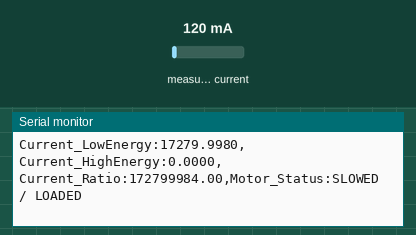
Recording of a sketch running on a simulated Arduino Uno, built with avr-gcc and run on an emulated ATmega328P. Shown: the last lines printed to the serial monitor. Wiring (inferred from the names in the program): INA219 current sensor at I2C address 0x40. The inputs (shaded band) are chosen by the test bench; at power-on: measured current 120 mA.

Above: at 1.3 s.
1.4 s: measured current set to 1000 mA
At 1.55 s:
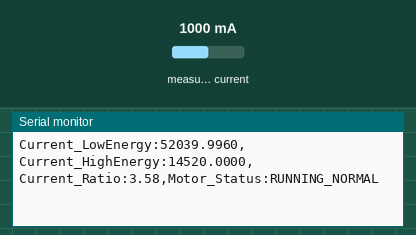
3.0 s: measured current set to 40 mA
At 3.02 s:
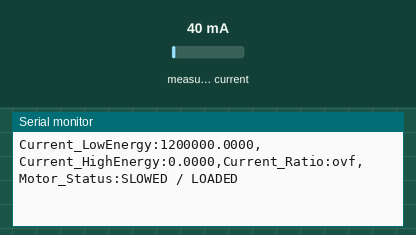
Timing chart, 0 to 6.0 s (numbered marks = the images above; inputs shaded):
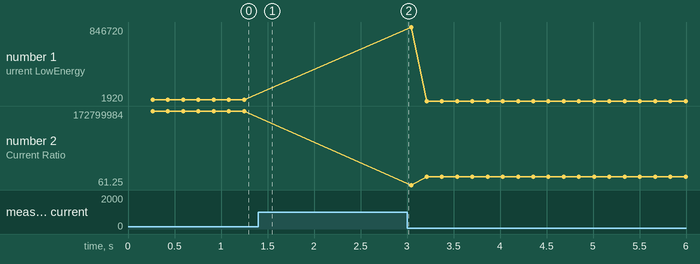

Measured:
- after the input at 1.4 s, the serial monitor: prints a new line at once (image 1)
- plotted number 1: 17280 → 1920 after the input at 3.0 s
- plotted number 2: 172799984 → 19200000 after the input at 3.0 s

The sketch:

haar_dwt_current_sensor.ino
```cpp
#include <Wire.h>
#include <string.h>

// --- INA219 Core Config ---
const uint8_t INA219_ADDR = 0x40;
const uint8_t REG_CONFIG        = 0x00;
const uint8_t REG_SHUNT_VOLTAGE = 0x01;

// --- DWT Window Config ---
const int WINDOW_SIZE = 128; // Must be a power of 2
float sampleBuffer[WINDOW_SIZE];
float tempBuffer[WINDOW_SIZE];
int bufferIndex = 0;

// --- Classification Parameters ---
// Lowered from 15.0 to 4.0 for high sensitivity to light touch/friction
const float STALL_RATIO_THRESHOLD = 4.0f;

// Sample Pacing (INA219 updates conversions roughly every 1ms under default configuration)
const unsigned long CURRENT_SAMPLE_INTERVAL_US = 1200;
unsigned long lastSampleTimeUs = 0;

void setup() {
  Serial.begin(115200);
  while (!Serial) { delay(10); }

  Wire.begin();
  Wire.setClock(400000);
  delay(100);

  Serial.println("\n--- Initializing High-Sensitivity INA219 Direct Link ---");

  // Verify the sensor is online
  Wire.beginTransmission(INA219_ADDR);
  if (Wire.endTransmission() != 0) {
    Serial.println("[CRITICAL ERROR] INA219 failed to acknowledge!");
    while(1);
  }

  // Point the internal INA219 address register pointer to the Shunt Voltage Register
  Wire.beginTransmission(INA219_ADDR);
  Wire.write(REG_SHUNT_VOLTAGE);
  Wire.endTransmission();

  // Clear tracking history buffers
  for (int i = 0; i < WINDOW_SIZE; i++) sampleBuffer[i] = 0.0f;

  Serial.println("[SUCCESS] High-Sensitivity Wavelet Sentry Online.");
}

// Perform a 3-Level In-Place Pyramidal Haar DWT
void performHaarDWT(float *data, int n, float *temp) {
  const float SQRT2_INV = 0.70710678f;
  int length = n;

  for (int level = 0; level < 3; level++) {
    if (length <= 1) break;
    int half = length / 2;
    for (int i = 0; i < half; i++) {
      float a = data[2 * i];
      float b = data[2 * i + 1];
      temp[i]        = (a + b) * SQRT2_INV; // Coarse block changes
      temp[half + i] = (a - b) * SQRT2_INV; // Fine detailed changes
    }
    memcpy(data, temp, length * sizeof(float));
    length = half;
  }
}

void loop() {
  unsigned long currentTimeUs = micros();

  // Enforce consistent sampling cadence
  if ((unsigned long)(currentTimeUs - lastSampleTimeUs) >= CURRENT_SAMPLE_INTERVAL_US) {
    lastSampleTimeUs = currentTimeUs;

    // Request 2 bytes from the INA219 Shunt register
    Wire.requestFrom(INA219_ADDR, (uint8_t)2);

    if (Wire.available() >= 2) {
      uint8_t msb = Wire.read();
      uint8_t lsb = Wire.read();
      int16_t rawShuntRegister = (int16_t)((msb << 8) | lsb);

      // Convert raw register values into true Shunt Millivolts (1 LSB = 0.01 mV)
      float shunt_mV = (float)rawShuntRegister * 0.01f;

      // Fill our mathematical window buffer
      sampleBuffer[bufferIndex] = shunt_mV;
      bufferIndex++;

      // When our processing frame is full, extract the sub-band features
      if (bufferIndex >= WINDOW_SIZE) {
        bufferIndex = 0; // Reset head pointer

        // Duplicate window data for in-place transform processing
        float dwtData[WINDOW_SIZE];
        memcpy(dwtData, sampleBuffer, WINDOW_SIZE * sizeof(float));

        // Compute DWT Coefficients
        performHaarDWT(dwtData, WINDOW_SIZE, tempBuffer);

        // Separate current energy signatures
        float lowFreqEnergy = 0.0f;
        float highFreqEnergy = 0.0f;

        for (int i = 0; i < WINDOW_SIZE; i++) {
          if (i == 0) {
            // CRITICAL UPGRADE: Skip index 0!
            // This drops the massive static DC motor current component out of our math.
            continue;
          }
          else if (i < 16) {
            // Transients and micro-fluctuations in speed (Macro transitions)
            lowFreqEnergy += dwtData[i] * dwtData[i];
          } else {
            // High-frequency brush noise
            highFreqEnergy += dwtData[i] * dwtData[i];
          }
        }

        // Calculate dynamic energy ratio distribution
        float energyRatio = lowFreqEnergy / (highFreqEnergy + 0.0001f);

        String motorState = "RUNNING_NORMAL";
        if (energyRatio > STALL_RATIO_THRESHOLD) {
          motorState = "SLOWED / LOADED";
        }

        // Output results straight to serial plotter/terminal links
        Serial.print("Current_LowEnergy:");  Serial.print(lowFreqEnergy, 4);   Serial.print(",");
        Serial.print("Current_HighEnergy:"); Serial.print(highFreqEnergy, 4);  Serial.print(",");
        Serial.print("Current_Ratio:");      Serial.print(energyRatio, 2);     Serial.print(",");
        Serial.print("Motor_Status:");       Serial.println(motorState);
      }
    }
  }
}
```
